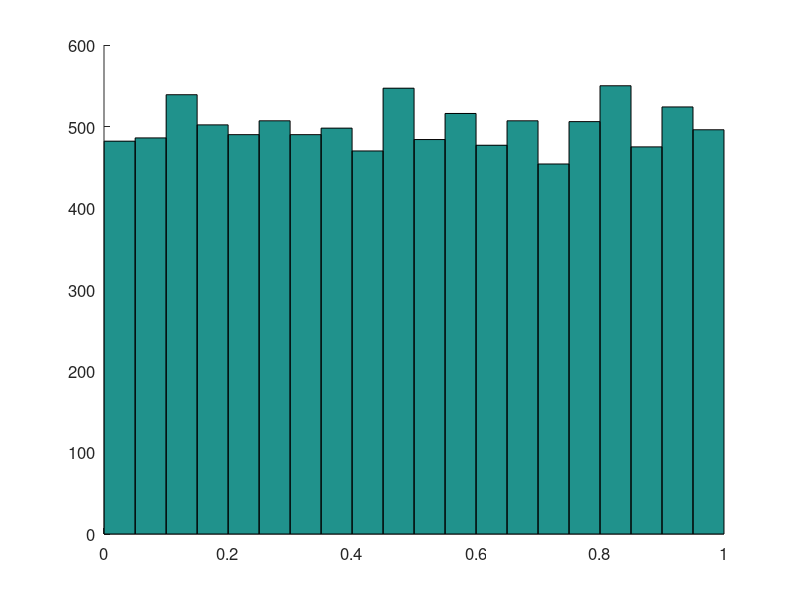
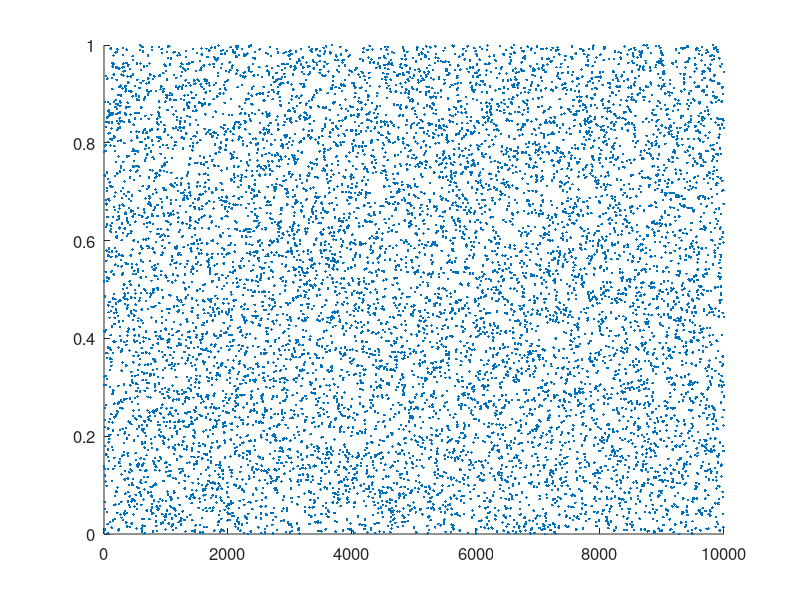
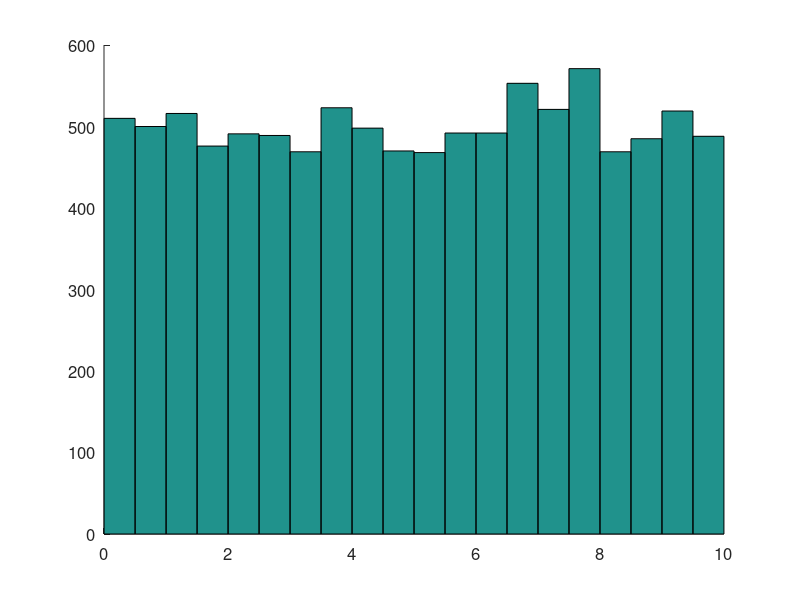
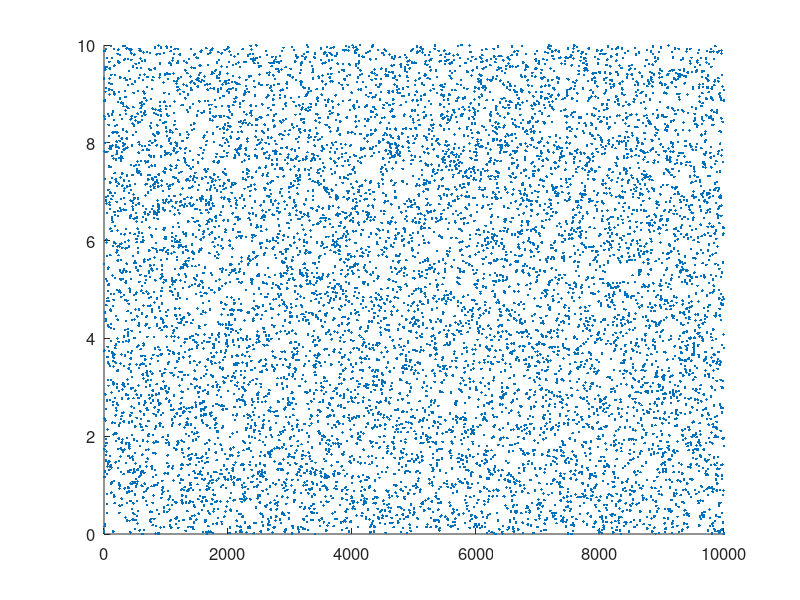

Write the MATLAB code that produced these figures, in order.
% These are images for summary statistics and will just have random data
clear
close all

font_size = 12;
im_size = 400;

%Create arrays of data for plotting and save to DATA
% params = [1 1; ...
%           1 2; ...
%           2 1; ...
%           5 1; ...
%           1 5; ...
%           2 2; ...
%           2 5; ...
%           5 5; ...
%           0.6 0.6
%           5 2];

params = [1 1; ...
          1 5; ...
          5 5];

factors = [1 10:10:100]; 

%Printer type
format_type = '-dpng';
resolution = '-r100';

count = 1;
for ii = 1:size(params,1)
    for jj = 1:length(factors)
    
        % Generate data
        data = factors(jj)*betarnd(params(ii,1),params(ii,2),[1e4,1]);

        % Histogram
        figure('Color','w'); hold on  
        hist(data,20)
        set(gca,'FontSize',font_size,'box','off','TickDir','In')
        
        % Print histogram
        print(sprintf('Cropped\\betarnd_hist_%d',count),format_type,resolution);
        close
        
        % Plot
        figure('Color','w'); hold on  
        plot(data,'.')
        set(gca,'FontSize',font_size,'box','off','TickDir','In')

        % Print data
        print(sprintf('Cropped\\betarnd_data_%d',count),format_type,resolution);
        close
        
        count = count+1;
       
    end

  
end



